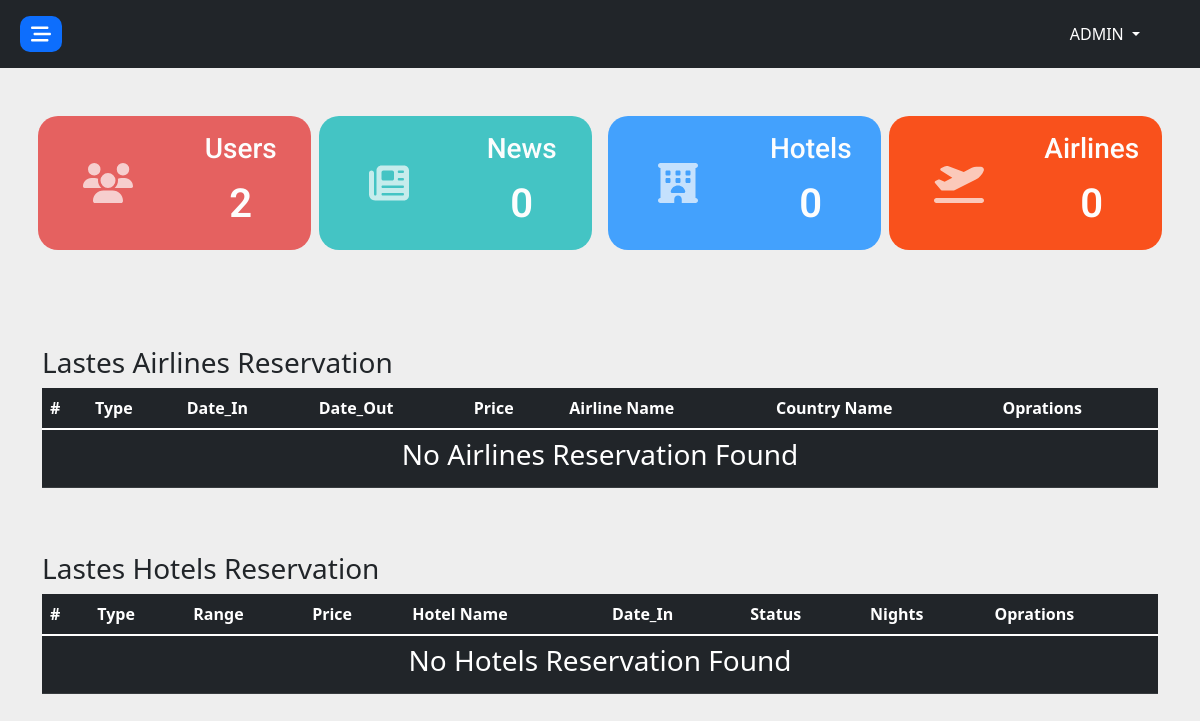
The app's page /admin/Home.php (signed in), older data.
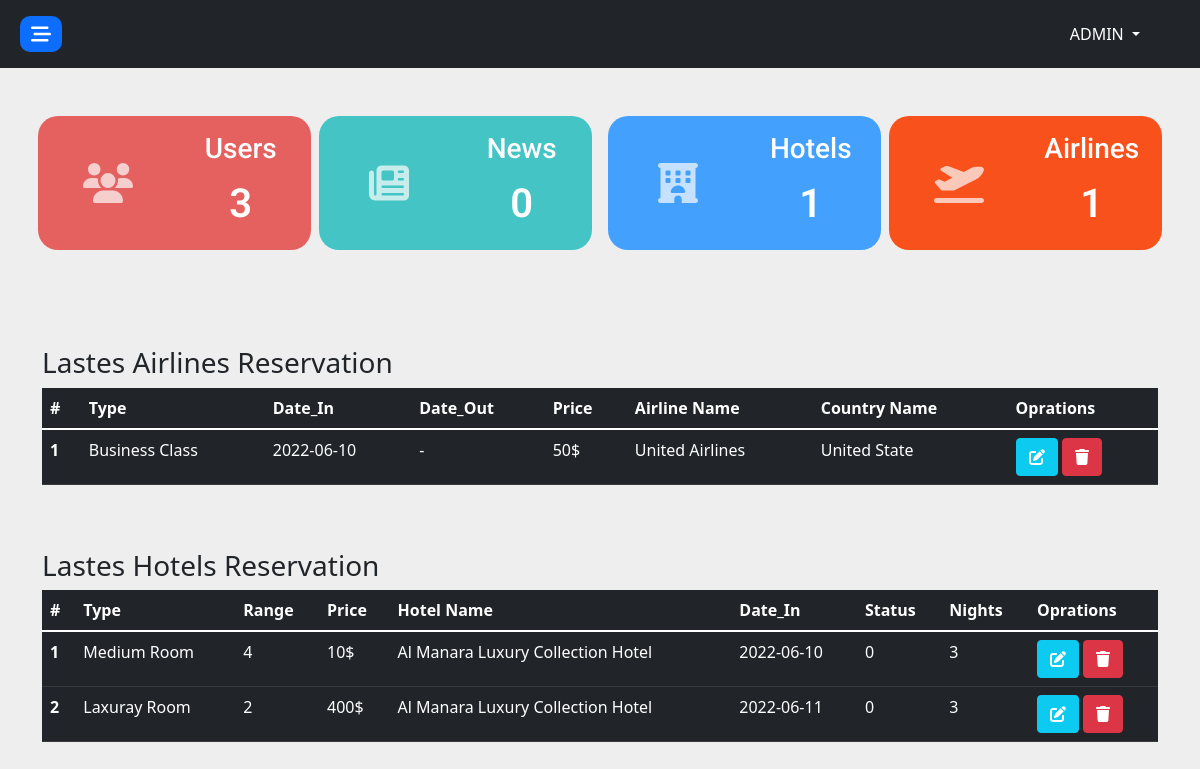
The same page, newer data.
### tables this page shows
CREATE TABLE `res_airline` (
  `id` int(11) NOT NULL,
  `type` tinyint(3) NOT NULL,
  `date_in` date NOT NULL,
  `date_out` date DEFAULT NULL,
  `price` float NOT NULL,
  `country_res_id` int(11) NOT NULL,
  `airline_id` int(11) NOT NULL
);

CREATE TABLE `airlines` (
  `id` int(11) NOT NULL,
  `name_en` varchar(255) NOT NULL,
  `name_ar` varchar(255) NOT NULL,
  `desc_en` text NOT NULL,
  `desc_ar` text NOT NULL,
  `image` varchar(255) NOT NULL,
  `country_id` int(11) NOT NULL
);

CREATE TABLE `countries` (
  `id` int(11) NOT NULL,
  `name` varchar(100) NOT NULL
);

CREATE TABLE `res_h` (
  `id` int(11) NOT NULL,
  `type` tinyint(3) NOT NULL,
  `range_room` int(11) NOT NULL,
  `price` float NOT NULL,
  `nights` int(11) NOT NULL,
  `date_in` date NOT NULL,
  `hotel_id` int(11) NOT NULL,
  `status` tinyint(1) NOT NULL DEFAULT 0
);

CREATE TABLE `hotels` (
  `id` int(11) NOT NULL,
  `name_en` varchar(255) NOT NULL,
  `name_ar` varchar(255) NOT NULL,
  `desc_en` text NOT NULL,
  `desc_ar` text NOT NULL,
  `image` varchar(255) NOT NULL,
  `stars` tinyint(5) NOT NULL,
  `city_id` int(11) NOT NULL
);

### admin/Helpers/DataBaseQuery.php (called while the page is built, shortened)
<?php
    class DataBaseQuery {
        public static function conDataBase($serverHost="localhost",$userName="root",$password="",$dataBaseName = "land_of_legend"){
            try{
            $con = new PDO("mysql:host=$serverHost;dbname=$dataBaseName",$userName,$password);
            $con->setAttribute(PDO::ATTR_ERRMODE,PDO::ERRMODE_EXCEPTION);
            return $con;
            }catch(Exception $e){
                echo "Your Connect Failed " . $e->getMessage();
                return $con;
            }
        }
        public static function getCountQuery($table,$col,$condition=null,$values=null){
            $con = DataBaseQuery::conDataBase();
            $sql = "SELECT COUNT($col) FROM $table $condition";
            $stmt = $con->prepare($sql);
            $stmt->execute($values);
            $info = $stmt->fetch();
            return $info[0];
        }
    }

### admin/pages/index.php (the view, shortened to what the changed rows need)
    <div class="row box g-2 ">
        <a href="?page=users" class="col py-3">
            <div class="icons">
                <i class="fa fa-users fs-1"></i>
            </div>
            <div class="text-box ">
                <h1 class="fs-3">Users</h1>
                <span class="fs-1"><?php echo DataBaseQuery::getCountQuery('users','id','WHERE is_admin = 0'); ?></span>
            </div>
        </a>
        <a href="?page=news" class="col mx-2 py-3">
            <div class="icons">
                <i class="fa-solid fa-newspaper fs-1"></i>
            </div>
            <div class="text-box">
                <h1 class="fs-3">News</h1>
                <span class="fs-1"><?php echo DataBaseQuery::getCountQuery('news','id'); ?></span>
            </div>
        </a>
        <a href="?page=hotels" class="col mx-2 py-3">
            <div class="icons ">
                <i class="fa-solid fa-hotel fs-1"></i>
            </div>
            <div class="text-box">
                <h1 class="fs-3">Hotels</h1>
                <span class="fs-1"><?php echo DataBaseQuery::getCountQuery('hotels','id'); ?></span>
            </div>
        </a>
        <a href="?page=airlines" class="col py-3">
            <div class="icons">
                <i class="fa-solid fa-plane-departure fs-1 "></i>
            </div>
            <div class="text-box">
                <h1 class="fs-3">Airlines</h1>
                <span class="fs-1"><?php echo DataBaseQuery::getCountQuery('airlines','id'); ?></span>
            </div>
        </a>
    </div>
<div class="row py-5"></div>
<?php
     $con = DataBaseQuery::conDataBase();
     $sql = "SELECT res_airline.*, airlines.name_en AS 'airline_name',countries.name AS 'country_name' FROM `res_airline` INNER JOIN `airlines` ON res_airline.airline_id = airlines.id INNER JOIN `countries` ON res_airline.country_res_id = countries.id ORDER BY id DESC LIMIT 5";
     $stmt = $con->prepare($sql);
     $stmt->execute();
     $res_airline = $stmt->fetchAll();
    $con = DataBaseQuery::conDataBase();
    $sql2 = "SELECT res_h.*, hotels.name_en AS 'hotel_name' FROM `res_h` INNER JOIN `hotels` ON res_h.hotel_id = hotels.id ORDER BY id DESC LIMIT 5";
    $stmt2 = $con->prepare($sql2);
    $stmt2->execute();
    $res_h = $stmt2->fetchAll();
?>
    <div class="row"><h3>Lastes Airlines Reservation</h3></div>
    <div class="row gy-3 ">
        <div class="col overflow-auto">
        <table class="table table-borderd table-dark">
            <thead>
                <tr>
                    <th scope="col">#</th>
                    <th scope="col">Type</th>
                    <th scope="col">Date_In</th>
                    <th scope="col">Date_Out</th>
                    <th scope="col">Price</th>
                    <th scope="col">Airline Name</th>
                    <th scope="col">Country Name</th>
                    <th scope="col">Oprations</th>
                </tr>
            </thead>
            <tbody>
                <?php
                    if(!empty($res_airline)){ $i = 1; foreach($res_airline as $airline){
                    $date_out = $airline['date_out'] == '0000-00-00' ? '-' : $airline['date_out'];
                    echo "<tr>
                            <th scope='row'>".$i++."</th>
                            <td>";switch ($airline['type']) {
                                case 1:
                                    echo 'Business Class';
                                    break;
                                }echo "</td>
                            <td>".$airline['date_in']."</td>
                            <td>".$date_out."</td>
                            <td>".$airline['price']."$</td>
                            <td>".$airline['airline_name']."</td>
                            <td>".$airline['country_name']."</td>
                            <td class=''>
                                <a href='?page=airlines&edit_res=".$airline['id']."' class='btn btn-info '><i class='fa-solid fa-edit text-white'></i></a>
                                <a href='?page=airlines&delete_res=".$airline['id']."' class='btn btn-danger '><i class='fa-solid fa-trash text-white'></i></a>
                            </td>
                        </tr>";
                    }}else{ echo "<tr> <td colspan='8' class='text-center'> <h3>No Airlines Reservation Found</h3></td> </tr>";}
                ?>
            </tbody>
        </table>
        </div>
    </div>
<div class="row py-4"></div>
    <div class="row"><h3>Lastes Hotels Reservation</h3></div>
    <div class="row gy-3 ">
        <div class="col overflow-auto">
        <table class="table table-borderd table-dark">
            <thead>
                <tr>
                    <th scope="col">#</th>
                    <th scope="col">Type</th>
                    <th scope="col">Range</th>
                    <th scope="col">Price</th>
                    <th scope="col">Hotel Name</th>
                    <th scope="col">Date_In</th>
                    <th scope="col">Status</th>
                    <th scope="col">Nights</th>
                    <th scope="col">Oprations</th>
                </tr>
            </thead>
            <tbody>
                <?php
                    if(!empty($res_h)){ $i = 1; foreach($res_h as $hotel){
                    echo "<tr>
                            <th scope='row'>".$i++."</th>
                            <td>";switch ($hotel['type']) {
                                case 0:
                                    echo 'Laxuray Room';
                                    break;
                                case 1:
                                    echo 'Medium Room';
                                    break;
                                }echo "</td>
                            <td>".$hotel['range_room']."</td>
                            <td>".$hotel['price']."$</td>
                            <td>".$hotel['hotel_name']."</td>
                            <td>".$hotel['date_in']."</td>
                            <td>".$hotel['status']."</td>
                            <td>".$hotel['nights']."</td>
                            <td class=''>
                                <a href='?page=hotels&edit_res=".$hotel['id']."' class='btn btn-info '><i class='fa-solid fa-edit text-white'></i></a>
                                <a href='?page=hotels&delete_res=".$hotel['id']."' class='btn btn-danger '><i class='fa-solid fa-trash text-white'></i></a>
                            </td>
                        </tr>";
                    }}else{ echo "<tr> <td colspan='9' class='text-center'> <h3>No Hotels Reservation Found</h3></td> </tr>";}
                ?>
            </tbody>
        </table>
        </div>
    </div>

Row changes from the older to the newer data that the page shows:
added res_airline: type "Business Class", date_in "2022-06-10", date_out "-", price "50", airline.name_en "United Airlines", country_res.name "United State"
added res_h: type "Medium Room", range_room "4", price "10", hotel.name_en "Al Manara Luxury Collection Hotel", date_in "2022-06-10", status "0", nights "3"
added res_h: type "Laxuray Room", range_room "2", price "400", hotel.name_en "Al Manara Luxury Collection Hotel", date_in "2022-06-11", status "0", nights "3"
Text that changed along with them:
DataBaseQuery::getCountQuery('users','id','WHERE is_admin = 0'): "2" → "3"
DataBaseQuery::getCountQuery('hotels','id'): "0" → "1"
DataBaseQuery::getCountQuery('airlines','id'): "0" → "1"
text no longer shown: "No Airlines Reservation Found No Hotels Reservation Found"
